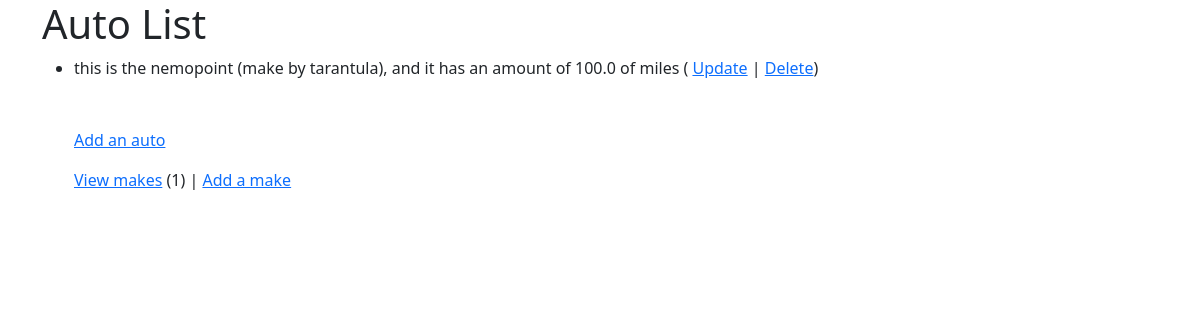
The page /autos/ (signed in) on the database its author committed.
### autos/models.py (models this page shows, shortened)
class Auto(models.Model):
    nickname = models.CharField(max_length=100,validators=[MinLengthValidator(2, "Make must be greater than 1 character")])
    make = models.ForeignKey(Make,on_delete=models.CASCADE)
    mileage = models.FloatField(default=0)
    comments = models.TextField()

class Make(models.Model):
    name = models.CharField(max_length=50,validators=[MinLengthValidator(2, "Make must be greater than 1 character")])
    def __str__(self):
        return self.name

### autos/views.py (the view)
# urls.py: path("",views.MainView.as_view(),name='all'),
class MainView(LoginRequiredMixin, View):
    def get(self, request):
        mc = Make.objects.count()
        al = Auto.objects.all()
        ctx = {'make_count': mc, 'auto_list': al}
        return render(request, 'autos/auto_list.html', ctx)

### autos/templates/autos/auto_list.html (shortened to what this page needs)
{% extends "base_bootstrap.html" %}
{% block content %}
<h1>Auto List</h1>
<ul>
    {% if auto_list %}
    {% for auto in auto_list %}
        <li> this is the {{auto.nickname}} (make by {{auto.make}}), and it
            has an amount of {{auto.mileage}} of miles (
            <a href="{% url 'autos:auto_update' auto.id %}"> Update</a>  |
            <a href="{% url 'autos:auto_delete' auto.id %}"> Delete</a>)
        </li>
    {% endfor %}
    {% else %}
        <p> No existe ningún auto</p>
    {% endif %}
    <br>
    <p><a href="{% url 'autos:auto_create' %}">
        Add an auto
    </p>
    <p><a href="{% url 'autos:make_list' %}">View makes</a> ({{make_count}}) |
    <a href="{% url 'autos:make_create' %}">Add a make</a></p>
</ul>
{% endblock %}

### rows shown on the page
Auto: nickname "nemopoint", make "tarantula", mileage "100.0"

### other values the page prints
{{ make_count }} "1"
